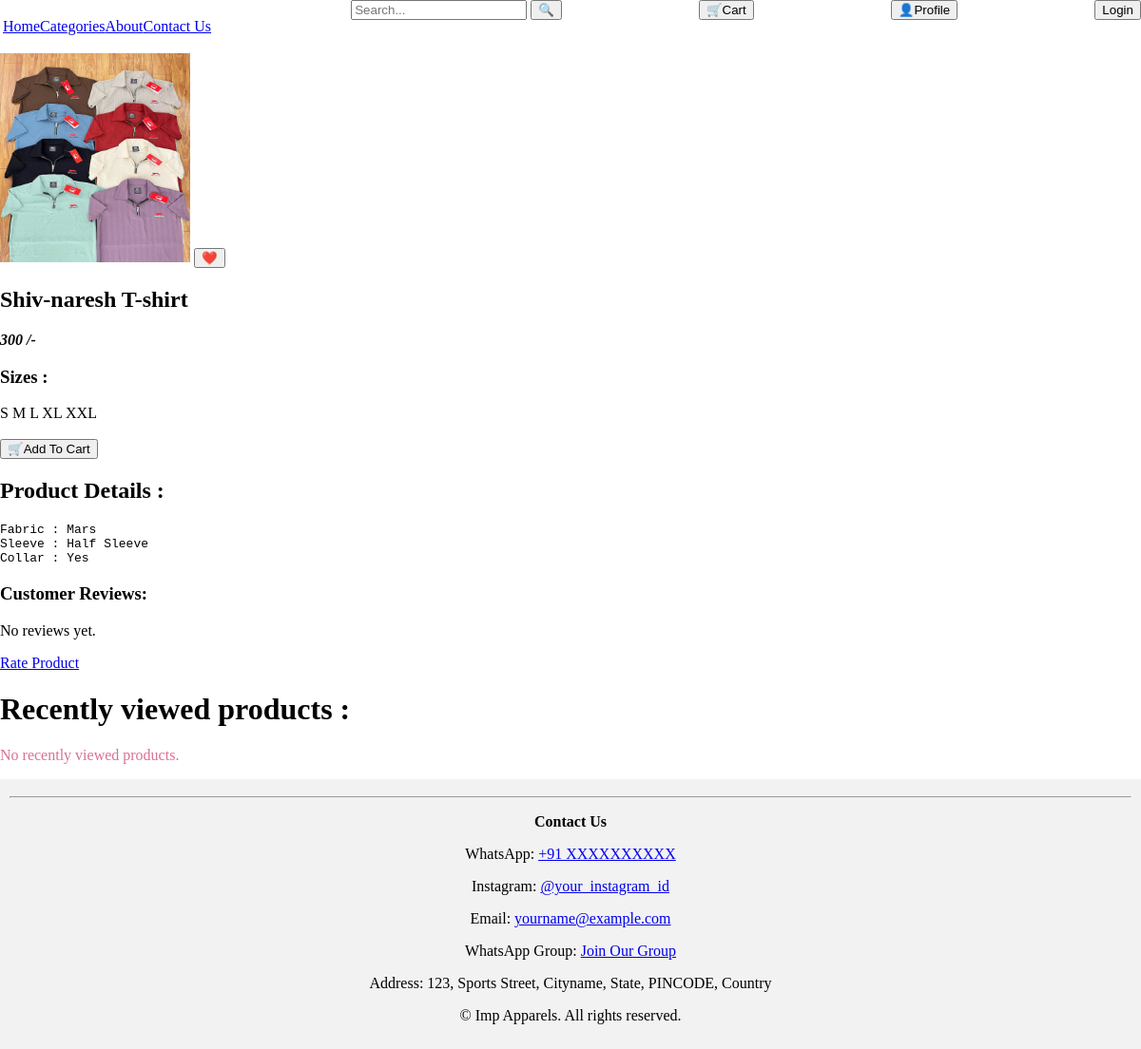
The page /prd-det/1 on the database its author committed.
### products/models.py (models this page shows, shortened)
class Products(models.Model):
    pimage = models.ImageField(upload_to='products_image')
    pname = models.CharField(max_length=30, unique=False)
    pcode = models.CharField(max_length=10,null=True,blank=True)
    price = models.IntegerField()
    desc = models.TextField()
    trending = models.BooleanField()
    new = models.BooleanField()
    cname = models.ForeignKey(Categories,on_delete=models.CASCADE,null=True,blank=True)
    acname = models.ForeignKey(AccessoriesCat,on_delete=models.CASCADE,null=True,blank=True)

class Size(models.Model):
    size_choices = [
        ('S','S'),
        ('M','M'),
        ('L','L'),
        ('XL','XL'),
        ('XXL','XXL'),
        ('7','7'),
        ('8','8'),
        ('9','9'),
        ('10','10'),
        ('11','11'),
        ('12','12'),
        ('38','38'),
        ('40','40'),
        ('42','42'),
        ('free','free'),
        ('12L','12L'),
        ('15L','15L')
    ]
    pcode = models.ForeignKey(Products, on_delete=models.CASCADE)
    size = models.CharField(max_length=5, choices = size_choices, null=True)
    stock = models.IntegerField(default = 5)

### products/views.py (the view)
# urls.py: path('prd-det/<int:id>',views.product_details_view,name='prd-det'),
def product_details_view(request,id):
    prd_det = Products.objects.get(id = id)
    prd_sizes = Size.objects.filter(pcode = id)
    ratings = Rating.objects.filter(product=id)
    product = None
    if request.user.is_authenticated:
        try:
            product = WishList.objects.get(user=request.user, product=id)
        except WishList.DoesNotExist:
            product = None
    recently_viewed = request.session.get('recently_viewed',[])
    if id in recently_viewed:
        recently_viewed.remove(id)
    recently_viewed.insert(0,id)
    recently_viewed = recently_viewed[:5]
    request.session['recently_viewed'] = recently_viewed
    recent_products = Products.objects.filter(id__in = recently_viewed).exclude(id = id)
    context = {
        'prd_det' : prd_det,
        'prd_sizes' : prd_sizes,
        'wishlist' :product,
        'ratings' : ratings,
        'recent_products' : recent_products,
    }
    return render(request,'prd_details.html',context)

### products/templates/prd_details.html (shortened to what this page needs)
{% extends 'base.html' %}
{% block content %}
<img src="{{ prd_det.pimage.url }}" alt="" width="200px" height="220px">
{% if wishlist %}
    <a href="{% url 'wishlist' prd_det.id %}"><button>❤️‍🔥</button></a>
{% else %}
    <a href="{% url 'wishlist' prd_det.id %}"><button>❤️</button></a>
{% endif %}
<h2>{{ prd_det.pname }}</h2>
<em><b>{{ prd_det.price }} /-</b></em>
<h3>Sizes :</h3>
{% for size in prd_sizes %}
    {% if size %}
        <span>{{ size.size }}</span>
    {% endif %}
{% endfor %} <br><br>
<a href="{% url 'cart-form' prd_det.id %}"><button>🛒Add To Cart</button></a>
<h2>Product Details :</h2>
<pre><p>{{ prd_det.desc }}</p></pre>
<h3>Customer Reviews:</h3>
{% for rating in ratings %}
    <p><strong>{{ rating.user.username }}</strong> rated it {{ rating.stars }}/5</p>
    <p>{{ rating.review }}</p>
    <hr>
{% empty %}
    <p>No reviews yet.</p>
{% endfor %}
<a href="{% url 'rate-product' prd_det.id %}">Rate Product</a>
<h1>Recently viewed products :</h1>
<div class="recent">
    {% if recent_products %}
        {% for prd in recent_products %}
            <a href="{% url 'prd-det' prd.id %}">
                <img src="{{ prd.pimage.url }}" alt="" width="200px" height="220px">
            </a>
        {% endfor %}
    {% else %}
            <p style="color: palevioletred;">No recently viewed products.</p>
    {% endif %}
</div>
{% endblock content %}

### rows shown on the page
Products: pimage (picture), pname "Shiv-naresh T-shirt", price "300", desc "Fabric : Mars Sleeve : Half Sleeve Collar : Yes"
Size: size "S"
Size: size "M"
Size: size "L"
Size: size "XL"
Size: size "XXL"
